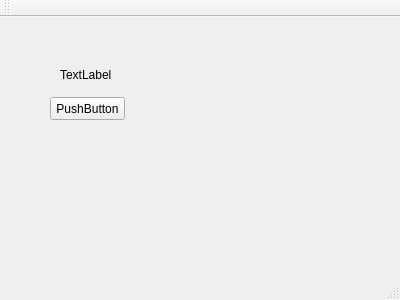
<?xml version="1.0" encoding="UTF-8"?>
<ui version="4.0">
 <class>MainWindow</class>
 <widget class="QMainWindow" name="MainWindow">
  <property name="geometry">
   <rect>
    <x>0</x>
    <y>0</y>
    <width>400</width>
    <height>300</height>
   </rect>
  </property>
  <property name="windowTitle">
   <string>MainWindow</string>
  </property>
  <widget class="QWidget" name="centralWidget">
   <widget class="QLabel" name="label">
    <property name="geometry">
     <rect>
      <x>60</x>
      <y>50</y>
      <width>281</width>
      <height>16</height>
     </rect>
    </property>
    <property name="text">
     <string>TextLabel</string>
    </property>
   </widget>
   <widget class="QPushButton" name="pushButton">
    <property name="geometry">
     <rect>
      <x>50</x>
      <y>80</y>
      <width>75</width>
      <height>23</height>
     </rect>
    </property>
    <property name="text">
     <string>PushButton</string>
    </property>
   </widget>
  </widget>
  <widget class="QMenuBar" name="menuBar">
   <property name="geometry">
    <rect>
     <x>0</x>
     <y>0</y>
     <width>400</width>
     <height>21</height>
    </rect>
   </property>
  </widget>
  <widget class="QToolBar" name="mainToolBar">
   <attribute name="toolBarArea">
    <enum>TopToolBarArea</enum>
   </attribute>
   <attribute name="toolBarBreak">
    <bool>false</bool>
   </attribute>
  </widget>
  <widget class="QStatusBar" name="statusBar"/>
 </widget>
 <layoutdefault spacing="6" margin="11"/>
 <resources/>
 <connections/>
</ui>
